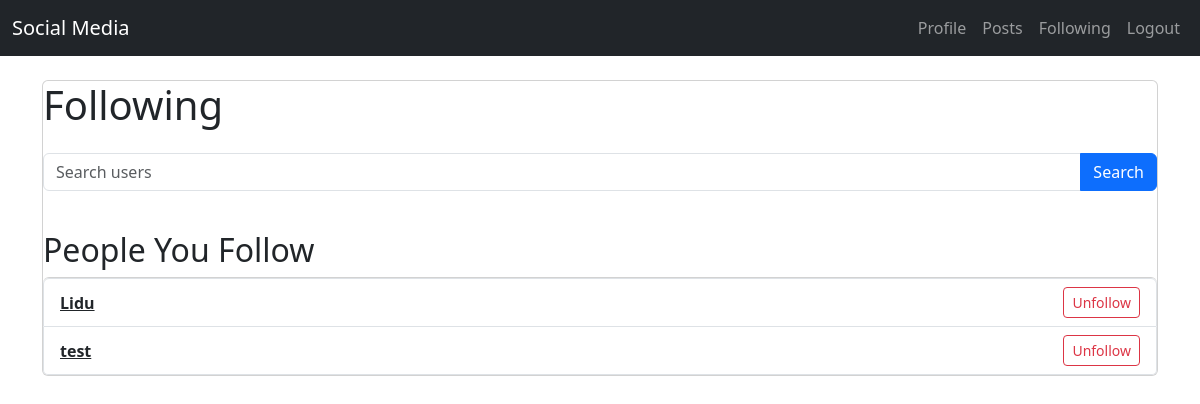
Before: /followers/ (signed in) with the older database file.
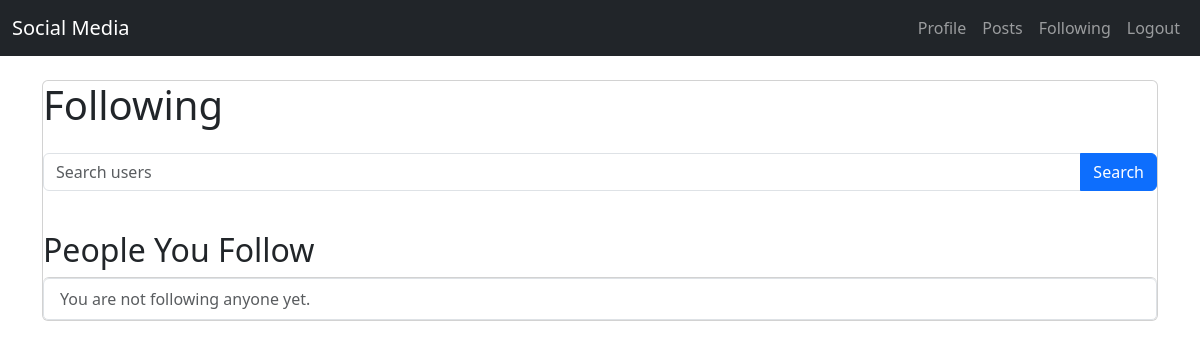
After: the same page with the newer database file.
### followers/models.py (models this page shows, shortened)
class Follower(models.Model):
    follower = models.ForeignKey(User, related_name='following', on_delete=models.CASCADE)
    following = models.ForeignKey(User, related_name='followers', on_delete=models.CASCADE)
    created_at = models.DateTimeField(auto_now_add=True)
    class Meta:
        unique_together = ('follower', 'following')

### followers/views_html.py (the view, shortened to what this page needs)
# urls.py: path('', following_list_view, name='following-list'),
@login_required
def following_list_view(request):
    query = request.GET.get('q')
    users_found = None
    if query:
        users_found = User.objects.filter(username__icontains=query).exclude(id=request.user.id)
    following = Follower.objects.filter(follower=request.user)
    return render(request, "followers/followers_list.html", {"following": following, "users_found": users_found})

### followers/templates/followers/followers_list.html (shortened to what this page needs)
{% extends "base.html" %}
{% block content %}
<div class="card">
    <h1 class="mb-4">Following</h1>
    <form method="GET" class="mb-3" action="{% url 'following-list' %}">
        <div class="input-group">
            <input type="text" name="q" class="form-control" placeholder="Search users" value="{{ request.GET.q }}">
            <button type="submit" class="btn btn-primary">Search</button>
        </div>
    </form>
    <h2 class="mt-4">People You Follow</h2>
    <ul class="list-group">
        {% for follow in following %}
        <li class="list-group-item d-flex justify-content-between align-items-center">
            <a href="{% url 'user-profile' follow.following.username %}" class="fw-bold text-dark">
                {{ follow.following.username }}
            </a>
            <a href="{% url 'unfollow-user' follow.following.id %}" class="btn btn-outline-danger btn-sm">
                Unfollow
            </a>
        </li>
        {% empty %}
        <li class="list-group-item text-muted">You are not following anyone yet.</li>
        {% endfor %}
    </ul>
</div>
{% endblock %}

Changed rows visible on the page:
removed Follower: following.username "Lidu"
removed Follower: following.username "test"
Other visible differences:
text now shown: "You are not following anyone yet."
